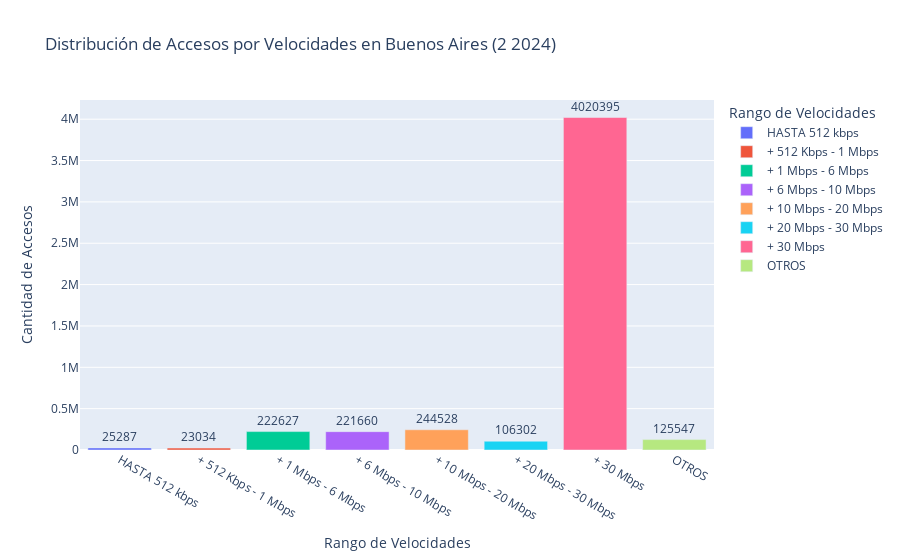

The notebook cell this image was saved under:
### Markdown cell above
## Distribución de Accesos por Rangos de Velocidades según año y trimestre

El gráfico refleja un mercado de internet en transición hacia velocidades más altas, con una concentración masiva en conexiones superiores a 30 Mbps, lo que podría estar asociado al despliegue de tecnologías avanzadas como fibra óptica en la región. Las velocidades más bajas están quedando obsoletas, y su participación disminuye rápidamente.

Este comportamiento también sugiere que los proveedores de internet deben continuar invirtiendo en infraestructura de alta velocidad para mantenerse competitivos en el mercado.

### Code cell
from graficos import DistribucionAccesos

distribucion_accesos = DistribucionAccesos(dataframes["Accesos por rangos"])
distribucion_accesos.display()

### Figure 1 — Plotly figure (JSON) as saved in the notebook; plotly's stock layout.template omitted (floating-point values rounded to 4 significant figures)
{"data": [{"alignmentgroup": "True", "hovertemplate": "Rango de Velocidades=%{x}<br>Cantidad de Accesos=%{text}<extra></extra>", "legendgroup": "HASTA 512 kbps", "marker": {"color": "#636efa", "pattern": {"shape": ""}}, "name": "HASTA 512 kbps", "offsetgroup": "HASTA 512 kbps", "orientation": "v", "showlegend": true, "text": [25287], "textposition": "outside", "type": "bar", "x": ["HASTA 512 kbps"], "xaxis": "x", "y": [25287], "yaxis": "y"}, {"alignmentgroup": "True", "hovertemplate": "Rango de Velocidades=%{x}<br>Cantidad de Accesos=%{text}<extra></extra>", "legendgroup": "+ 512 Kbps - 1 Mbps", "marker": {"color": "#EF553B", "pattern": {"shape": ""}}, "name": "+ 512 Kbps - 1 Mbps", "offsetgroup": "+ 512 Kbps - 1 Mbps", "orientation": "v", "showlegend": true, "text": [23034], "textposition": "outside", "type": "bar", "x": ["+ 512 Kbps - 1 Mbps"], "xaxis": "x", "y": [23034], "yaxis": "y"}, {"alignmentgroup": "True", "hovertemplate": "Rango de Velocidades=%{x}<br>Cantidad de Accesos=%{text}<extra></extra>", "legendgroup": "+ 1 Mbps - 6 Mbps", "marker": {"color": "#00cc96", "pattern": {"shape": ""}}, "name": "+ 1 Mbps - 6 Mbps", "offsetgroup": "+ 1 Mbps - 6 Mbps", "orientation": "v", "showlegend": true, "text": [222627], "textposition": "outside", "type": "bar", "x": ["+ 1 Mbps - 6 Mbps"], "xaxis": "x", "y": [222627], "yaxis": "y"}, {"alignmentgroup": "True", "hovertemplate": "Rango de Velocidades=%{x}<br>Cantidad de Accesos=%{text}<extra></extra>", "legendgroup": "+ 6 Mbps - 10 Mbps", "marker": {"color": "#ab63fa", "pattern": {"shape": ""}}, "name": "+ 6 Mbps - 10 Mbps", "offsetgroup": "+ 6 Mbps - 10 Mbps", "orientation": "v", "showlegend": true, "text": [221660], "textposition": "outside", "type": "bar", "x": ["+ 6 Mbps - 10 Mbps"], "xaxis": "x", "y": [221660], "yaxis": "y"}, {"alignmentgroup": "True", "hovertemplate": "Rango de Velocidades=%{x}<br>Cantidad de Accesos=%{text}<extra></extra>", "legendgroup": "+ 10 Mbps - 20 Mbps", "marker": {"color": "#FFA15A", "pattern": {"shape": ""}}, "name": "+ 10 Mbps - 20 Mbps", "offsetgroup": "+ 10 Mbps - 20 Mbps", "orientation": "v", "showlegend": true, "text": [244528], "textposition": "outside", "type": "bar", "x": ["+ 10 Mbps - 20 Mbps"], "xaxis": "x", "y": [244528], "yaxis": "y"}, {"alignmentgroup": "True", "hovertemplate": "Rango de Velocidades=%{x}<br>Cantidad de Accesos=%{text}<extra></extra>", "legendgroup": "+ 20 Mbps - 30 Mbps", "marker": {"color": "#19d3f3", "pattern": {"shape": ""}}, "name": "+ 20 Mbps - 30 Mbps", "offsetgroup": "+ 20 Mbps - 30 Mbps", "orientation": "v", "showlegend": true, "text": [106302], "textposition": "outside", "type": "bar", "x": ["+ 20 Mbps - 30 Mbps"], "xaxis": "x", "y": [106302], "yaxis": "y"}, {"alignmentgroup": "True", "hovertemplate": "Rango de Velocidades=%{x}<br>Cantidad de Accesos=%{text}<extra></extra>", "legendgroup": "+ 30 Mbps", "marker": {"color": "#FF6692", "pattern": {"shape": ""}}, "name": "+ 30 Mbps", "offsetgroup": "+ 30 Mbps", "orientation": "v", "showlegend": true, "text": [4020395], "textposition": "outside", "type": "bar", "x": ["+ 30 Mbps"], "xaxis": "x", "y": [4020395], "yaxis": "y"}, {"alignmentgroup": "True", "hovertemplate": "Rango de Velocidades=%{x}<br>Cantidad de Accesos=%{text}<extra></extra>", "legendgroup": "OTROS", "marker": {"color": "#B6E880", "pattern": {"shape": ""}}, "name": "OTROS", "offsetgroup": "OTROS", "orientation": "v", "showlegend": true, "text": [125547], "textposition": "outside", "type": "bar", "x": ["OTROS"], "xaxis": "x", "y": [125547], "yaxis": "y"}], "layout": {"barmode": "relative", "legend": {"title": {"text": "Rango de Velocidades"}, "tracegroupgap": 0}, "title": {"text": "Distribución de Accesos por Velocidades en Buenos Aires (2 2024)"}, "xaxis": {"anchor": "y", "categoryarray": ["HASTA 512 kbps", "+ 512 Kbps - 1 Mbps", "+ 1 Mbps - 6 Mbps", "+ 6 Mbps - 10 Mbps", "+ 10 Mbps - 20 Mbps", "+ 20 Mbps - 30 Mbps", "+ 30 Mbps", "OTROS"], "categoryorder": "array", "domain": [0, 1], "title": {"text": "Rango de Velocidades"}}, "yaxis": {"anchor": "x", "domain": [0, 1], "title": {"text": "Cantidad de Accesos"}}}}
